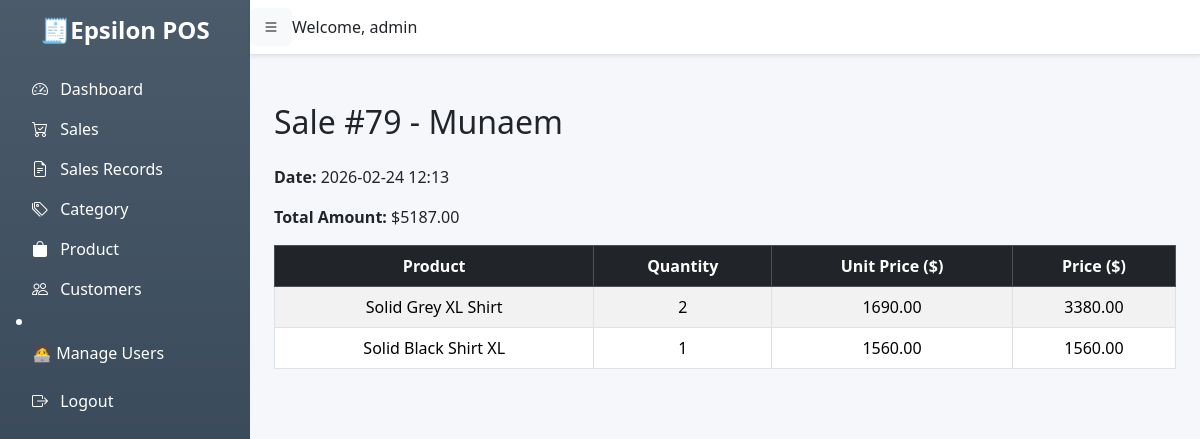
The page /sales-records/79/ (signed in) on the database its author committed.
### pos/models.py (models this page shows, shortened)
class Sale(models.Model):
    customer = models.ForeignKey('Customer', on_delete=models.CASCADE)
    discount = models.DecimalField(max_digits=5, decimal_places=2, default=0)  # %
    vat = models.DecimalField(max_digits=5, decimal_places=2, default=0)
    total_amount = models.DecimalField(max_digits=12, decimal_places=2)
    date = models.DateTimeField(default=timezone.now)
    created_at = models.DateTimeField(auto_now_add=True)
    created_by = models.ForeignKey(User, on_delete=models.SET_NULL, null=True, blank=True)

class Customer(models.Model):
    name = models.CharField(max_length=255)
    mobile_no = models.CharField(max_length=11, unique=True)
    created_at = models.DateTimeField(auto_now_add=True)
    updated_at = models.DateTimeField(auto_now=True)

class SaleItem(models.Model):
    sale = models.ForeignKey(Sale, on_delete=models.CASCADE, related_name='items')
    product = models.ForeignKey('Product', on_delete=models.CASCADE)
    quantity = models.PositiveIntegerField()
    unit_price = models.DecimalField(max_digits=12, decimal_places=2)
    price = models.DecimalField(max_digits=12, decimal_places=2)

class Product(models.Model):
    name = models.CharField(max_length=150)
    image = models.ImageField(upload_to='products/', blank=True, null=True)
    category = models.ForeignKey(
        Category,
        on_delete=models.CASCADE,
        related_name='products'
    )
    unitprice = models.DecimalField(max_digits=10, decimal_places=2)
    stock_quantity = models.PositiveIntegerField(default=0)
    created_date = models.DateTimeField(auto_now_add=True)
    updated_date = models.DateTimeField(auto_now=True)
    created_by = models.ForeignKey(
        User,
        on_delete=models.SET_NULL,
        null=True,
        related_name='product_created_by'
    )
    updated_by = models.ForeignKey(
        User,
        on_delete=models.SET_NULL,
        null=True,
        related_name='product_updated_by'
    )
    class Meta:
        ordering = ['name']

### pos/views.py (the view)
# urls.py: path('sales-records/<int:sale_id>/', views.sales_record_detail, name='sales_record_detail'),
@login_required
def sales_record_detail(request, sale_id):
    sale = get_object_or_404(Sale, id=sale_id)
    items = sale.items.all()  # related_name='items' in SaleItem
    return render(request, 'pos/sales_record_detail.html', {
        'sale': sale,
        'items': items
    })

### pos/templates/pos/sales_record_detail.html
{% extends 'pos/base.html' %}
{% load static %}
{% block content %}
<div class="container mt-5">
    <h2 class="mb-4">Sale #{{ sale.id }} - {{ sale.customer.name }}</h2>
    <p><strong>Date:</strong> {{ sale.date|date:"Y-m-d H:i" }}</p>
    <p><strong>Total Amount:</strong> ${{ sale.total_amount }}</p>
    <table class="table table-striped table-bordered text-center mt-3">
        <thead class="table-dark">
            <tr>
                <th>Product</th>
                <th>Quantity</th>
                <th>Unit Price ($)</th>
                <th>Price ($)</th>
            </tr>
        </thead>
        <tbody>
            {% for item in items %}
            <tr>
                <td>{{ item.product.name }}</td>
                <td>{{ item.quantity }}</td>
                <td>{{ item.unit_price }}</td>
                <td>{{ item.price }}</td>
            </tr>
            {% endfor %}
        </tbody>
    </table>
</div>
{% endblock %}

### pos/templates/pos/base.html (shortened to what this page needs)
{% load static %}
<!DOCTYPE html>
<html lang="en">
<head>
    <link href="https://cdn.jsdelivr.net/npm/bootstrap@5.3.2/dist/css/bootstrap.min.css" rel="stylesheet">
    <link href="https://cdn.jsdelivr.net/npm/bootstrap-icons@1.10.5/font/bootstrap-icons.css" rel="stylesheet">
    <link rel="stylesheet" href="{% static 'css/style.css' %}">
</head>
<body>
<div class="d-flex" id="wrapper">
    <div class="bg-gradient sidebar text-white p-3" id="sidebar-wrapper">
        <div class="sidebar-heading text-center mb-4">
            <h4 class="fw-bold">🧾Epsilon POS</h4>
        </div>
        <div class="list-group list-group-flush">
            <a href="{% url 'index' %}" class="list-group-item list-group-item-action bg-transparent text-white">
                <i class="bi bi-speedometer2 me-2"></i> Dashboard
            </a>
               <a href="{% url 'sales' %}" class="list-group-item list-group-item-action bg-transparent text-white">
                <i class="bi bi-cart-check me-2"></i> Sales
             </a>
            <a href="{% url 'sales_record_list' %}" class="list-group-item list-group-item-action bg-transparent text-white">
                <i class="bi bi-file-earmark-text me-2"></i> Sales Records
             </a>
            <a href="{% url 'category_list' %}" class="list-group-item list-group-item-action bg-transparent text-white">
                <i class="bi bi-tags me-2"></i> Category
            </a>
            <a href="{% url 'product_list' %}" class="list-group-item list-group-item-action bg-transparent text-white">
                <i class="bi bi-bag-fill me-2"></i> Product
            </a>
            <a href="{% url 'customer_list' %}" class="list-group-item list-group-item-action bg-transparent text-white">
                <i class="bi bi-people me-2"></i> Customers
            </a>
            {% if user.is_superuser %}
            <li class="nav-item">
                <a class="list-group-item list-group-item-action bg-transparent text-white" href="{% url 'create_user' %}">🧑‍💻 Manage Users
                </a>
            </li>
            {% endif %}
            {% if user.is_authenticated %}
            <form method="post" action="{% url 'logout' %}" style="display:inline;">
                <button type="submit" class="btn btn-link list-group-item list-group-item-action bg-transparent text-white p-0 m-3">
                    <i class="bi bi-box-arrow-right me-2"></i> Logout
                </button>
                </form>
            {% else %}
                  <a href="#" class="list-group-item list-group-item-action bg-transparent text-white">
                <i class="bi bi-box-arrow-in-right me-2"></i> Login
            </a>
            {% endif %}
        </div>
    </div>
    <div id="page-content-wrapper" class="w-100">
        <nav class="navbar navbar-expand-lg navbar-light bg-white shadow-sm border-bottom">
            <button class="btn btn-light" id="menu-toggle"><i class="bi bi-list"></i></button>
            {% if user.is_authenticated %}
            <div class="mr-auto">Welcome, {{ user.username }}</div>
            {% endif %}
        </nav>
        <div class="container-fluid mt-4">
            {% block content %}{% endblock %}
        </div>
    </div>
</div>
</body>
</html>

### pos/static/css/style.css (style rules this page uses)
body { font-family: 'Segoe UI', sans-serif; background: #f5f7fa; }
#wrapper { display: flex; width: 100%; }
#sidebar-wrapper { min-width: 250px; max-width: 250px; min-height: 100vh; background: #2C3E50; color: #fff; }
#sidebar-wrapper .list-group-item { border: none; font-weight: 500; transition: 0.3s; background: transparent; color: #ECF0F1; }
#page-content-wrapper { flex: 1; }

### rows shown on the page
Sale: id "79", customer.name "Munaem", date "2026-02-24 12:13", total_amount "5187.00"
SaleItem: product.name "Solid Grey XL Shirt", quantity "2", unit_price "1690.00", price "3380.00"
SaleItem: product.name "Solid Black Shirt XL", quantity "1", unit_price "1560.00", price "1560.00"

### other values the page prints
{{ user.username }} "admin"
